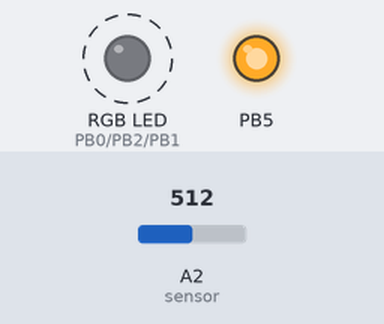
A sketch run on a simulated ATtiny85, built with avr-gcc and run on an emulated ATtiny85. Shown: an RGB LED mixed from three pins (HIGH = lit), output pins drawn as LEDs (lit = HIGH). Dashed ring = blinking. The inputs (shaded band) are chosen by the test bench; at power-on: A2 (sensor) = 512.

Above: at 1.8 s.
1.9 s: A2 (sensor) set to 302
5.4 s: A2 (sensor) set to 281
At 6.8 s:
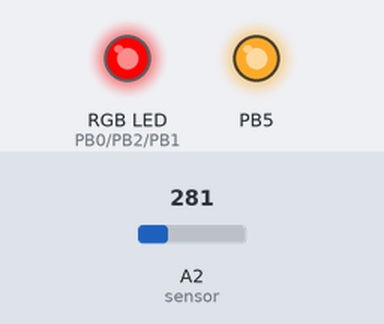
7.0 s: A2 (sensor) set to 122
At 8.3 s:
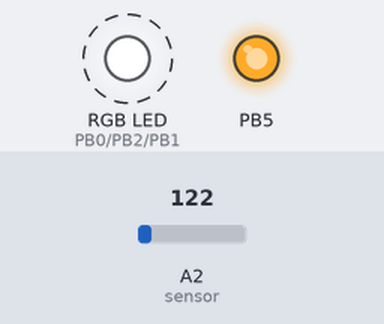
11.1 s: A2 (sensor) set to 186
14.6 s: A2 (sensor) set to 202
At 14.6 s:
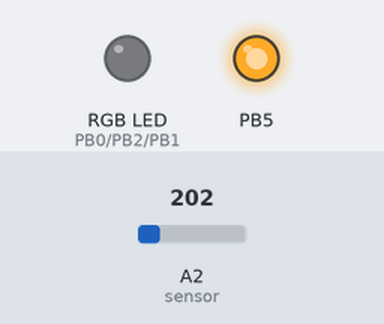
16.1 s: A2 (sensor) set to 306
At 16.5 s:
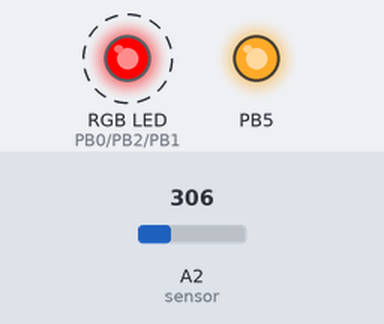
Timing chart, 0 to 21.1 s (numbered marks = the images above; inputs shaded):
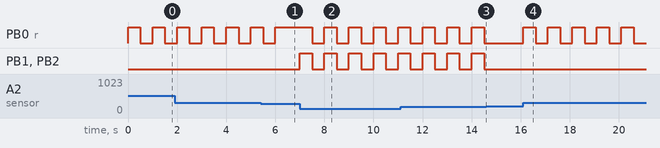

The sketch:

23_interfacing_tmp36_with_attiny851.ino
```cpp
const float baselineTem=20.0;
const int sensor=A2, r=0, b=1, g=2;

float temp;

// color arrays
// format: color[]={R,G,B}
bool yellow[]={1,1,0},
  red[]={1,0,0},
  green[]={0,1,0},
  blue[]={0,0,1},
  white[]={1,1,1},
  cyan[]={0,1,1},
  off[]={0,0,0};

void setup()
{
  pinMode(r, OUTPUT);
  pinMode(g, OUTPUT);
  pinMode(b, OUTPUT);
  pinMode(5, OUTPUT);

  digitalWrite(5, HIGH);
}

void loop ()
{
  readSensor();
  colorConditions();
}


void colorConditions() // blink conditions
{
/* blink white*/  if(temp <=9)
    ledControlBlink(white);
/*blink red*/  if(temp >=35)
    ledControlBlink(red);
/*white*/  if(temp >=10 && temp <= 14.0)
    ledControl(white);
/*cyan*/  if(temp >=15.0 && temp <=20.0)
    ledControl(cyan);
/*green*/  if(temp >=21 && temp  <=24)
    ledControl(green);
 /*yellow*/ if(temp >= 25 && temp <=29)
    ledControl(yellow);
 /*red*/ if(temp >=30)
    ledControl(red);
}

  //takes a boolean array for each RGB Value.

  void ledControl (bool color[])
  {
  digitalWrite (r, color[0]);
  digitalWrite (g, color[1]);
  digitalWrite (b, color[2]);
  }

  void ledControlBlink(bool color[])
  {
  ledControl(color);
  delay(500);
  ledControl(off);
  delay(500);
  }

  //reads data, converts to degree celcius

  void readSensor()
  {
  int SENSOR= analogRead(sensor);
  float volt=SENSOR*3.0;
  volt/=1024.0;
  temp=(volt-0.5) * 100;
}
```

Measured:
- the behaviour switches between 291 and 290 on A2 (sensor) (found by bisection; images 0 and 1)
- the behaviour switches between 201 and 202 on A2 (sensor) (found by bisection; images 2 and 3)
- after the input at 5.4 s, PB0 (r): goes on until 6.0 s, then stays HIGH
- after the input at 7.0 s, PB0 (r): alternates HIGH for 0.50 s and LOW for 0.50 s, starting after 0.50 s; PB1 (b), PB2 (g): alternates HIGH for 0.50 s and LOW for 0.50 s, starting at once
- after the input at 14.6 s, PB0 (r), PB1 (b), PB2 (g): stays LOW (without the input it goes to HIGH after 0.40 s)
- after the input at 16.1 s, PB0 (r): alternates HIGH for 0.50 s and LOW for 0.50 s, starting at once
- by itself, PB0 (r): alternates HIGH for 0.50 s and LOW for 0.50 s
